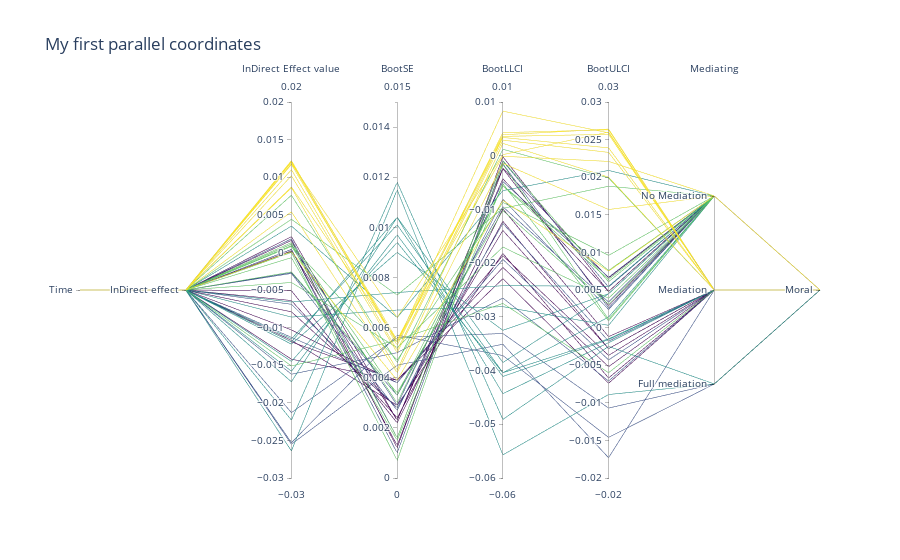

This figure's notebook cell:
### Code cell
# 道德与情绪平行坐标绘图
import numpy as np
import pandas as pd
import plotly as py
import plotly.graph_objs as go
py.offline.init_notebook_mode(connected=True)
# 获取数据
paral_path1 = r'F:/baidu_moraldata/parallel coordinates/test2.txt'
paral_path2 = r'F:/baidu_moraldata/parallel coordinates/indirect.txt'
paral_path3 = r'F:/baidu_moraldata/parallel coordinates/total.txt'
paral_direct = pd.read_table(paral_path1)
paral_indirect = pd.read_table(paral_path2)
pparal_total = pd.read_table(paral_path3)

paral_direct['Scene_id']=paral_direct['Scene'].map({'week':1,'workdays':2,'weekend':3,
                                                    'holiday':4,'weekend&holiday':5})

py.offline.iplot({
    "data":[go.Parcoords(
        line = dict(color = paral_direct['Scene_id'],
                    colorscale = [[1,'yellow'],[1,'blue'],[1,'orangered'],[1,'deepskyblue'],[1,'skyblue']]),
        dimensions = list([
            dict(range=[0,2],
                 tickvals=[1],
                 values=paral_direct['X'],
                 ticktext=['Time']),
            dict(range=[0,2],
                 tickvals=[1],
                 values=paral_direct['Effect Type'],
                 ticktext=['InDirect effect']),
            dict(range= [-0.03,0.02],
                 label='InDirect Effect value',values=paral_direct['InD_Effect']),
            dict(range=[0,0.015],
                 label='BootSE',values=paral_direct['BootSE']),
            dict(range=[-0.06,0.01],
                 label='BootLLCI',values=paral_direct['BootLLCI']),
                 #ticktext=['text1','text2','text3','text4']),
            dict(range=[-0.02,0.03],
                 label='BootULCI',values=paral_direct['BootULCI']),
            dict(range=[0,4],
                 tickvals=[1,2,3],
                 label='Mediating',
                 values=paral_direct['Mediating effect'],
                 ticktext=['Full mediation','Mediation','No Mediation']),
            dict(range=[0,2],
                 tickvals=[1],
                 values=paral_direct['Y'],
                 ticktext=['Moral'])
        ])
      )],"layout":go.Layout(title='My first parallel coordinates')
})

### Figure 1 — Plotly figure (JSON) as saved in the notebook; plotly's stock layout.template omitted (floating-point values rounded to 4 significant figures)
{"data": [{"dimensions": [{"range": [0, 2], "ticktext": ["Time"], "tickvals": [1], "values": [1, 1, 1, 1, 1, 1, 1, 1, 1, 1, 1, 1, 1, 1, 1, 1, 1, 1, 1, 1, 1, 1, 1, 1, 1, 1, 1, 1, 1, 1, 1, 1, 1, 1, 1, 1, 1, 1, 1, 1, 1, 1, 1, 1, 1, 1, 1, 1, 1, 1, 1, 1, 1, 1, 1]}, {"range": [0, 2], "ticktext": ["InDirect effect"], "tickvals": [1], "values": [1, 1, 1, 1, 1, 1, 1, 1, 1, 1, 1, 1, 1, 1, 1, 1, 1, 1, 1, 1, 1, 1, 1, 1, 1, 1, 1, 1, 1, 1, 1, 1, 1, 1, 1, 1, 1, 1, 1, 1, 1, 1, 1, 1, 1, 1, 1, 1, 1, 1, 1, 1, 1, 1, 1]}, {"label": "InDirect Effect value", "range": [-0.03, 0.02], "values": [-0.0119, 0.0021, -0.0142, -0.0079, -0.0117, -0.0051, -0.0103, -0.0064, 0.0016, 0.0002, 0.0004, -0.0213, 0.0011, -0.0253, -0.0113, -0.0255, -0.0069, -0.0162, -0.0028, 0.0018, -0.0027, 0.0004, -0.0172, -0.0119, -0.0158, -0.0115, -0.0264, -0.0086, -0.0066, -0.0223, -0.0122, -0.0145, 0.0035, 0.0013, 0.0009, 0.0008, 0.0011, 0, -0.0151, 0.0044, -0.0007, -0.0026, -0.004, 0.0076, 0.0121, 0.011, 0.0117, 0.0102, 0.0087, 0.0001, 0.0122, 0.0118, 0.0086, 0.012, 0.0054]}, {"label": "BootSE", "range": [0, 0.015], "values": [0.0039, 0.0023, 0.0039, 0.0028, 0.0029, 0.0022, 0.0038, 0.0024, 0.0012, 0.0023, 0.0013, 0.0056, 0.0029, 0.0057, 0.0038, 0.0045, 0.0028, 0.005, 0.0027, 0.0016, 0.0033, 0.001, 0.0104, 0.0104, 0.0097, 0.0101, 0.0115, 0.0067, 0.0074, 0.0118, 0.009, 0.0094, 0.0064, 0.0033, 0.0047, 0.003, 0.0016, 0.0007, 0.0055, 0.0073, 0.0015, 0.0034, 0.0052, 0.0046, 0.0055, 0.0051, 0.0054, 0.005, 0.0055, 0.0039, 0.0054, 0.0064, 0.0043, 0.0053, 0.0042]}, {"label": "BootLLCI", "range": [-0.06, 0.01], "values": [-0.0208, -0.0023, -0.0229, -0.0139, -0.0182, -0.0099, -0.0186, -0.0122, -0.0002, -0.0043, -0.0024, -0.0331, -0.0048, -0.0372, -0.0193, -0.0351, -0.0126, -0.0265, -0.0081, -0.001, -0.0095, -0.0015, -0.0443, -0.0385, -0.0411, -0.0404, -0.0557, -0.0281, -0.0242, -0.0491, -0.0325, -0.0404, -0.0065, -0.0056, -0.0087, -0.0056, -0.0009, -0.0016, -0.0275, -0.0098, -0.0052, -0.0102, -0.017, 0.0012, 0.0039, 0.0034, 0.0036, 0.0029, -0.0001, -0.0083, 0.0083, 0.0002, 0.0023, 0.0043, -0.0014]}, {"label": "BootULCI", "range": [-0.02, 0.03], "values": [-0.0052, 0.0066, -0.0074, -0.0028, -0.0067, -0.0012, -0.0037, -0.0028, 0.0048, 0.0048, 0.0029, -0.0107, 0.0067, -0.0146, -0.0043, -0.0173, -0.0018, -0.0071, 0.0024, 0.0054, 0.0034, 0.0026, -0.002, 0.0045, -0.0016, 0.0014, -0.0089, 0.0003, 0.0055, -0.0025, 0.0045, -0.0015, 0.0209, 0.0076, 0.0096, 0.0064, 0.0061, 0.0011, -0.006, 0.0188, 0.0009, 0.0031, 0.0039, 0.0199, 0.0264, 0.0239, 0.0257, 0.0233, 0.0221, 0.0075, 0.0259, 0.026, 0.02, 0.0263, 0.0157]}, {"label": "Mediating", "range": [0, 4], "ticktext": ["Full mediation", "Mediation", "No Mediation"], "tickvals": [1, 2, 3], "values": [2, 3, 2, 2, 2, 2, 2, 2, 3, 3, 3, 1, 3, 1, 2, 2, 2, 2, 3, 3, 3, 3, 2, 3, 2, 3, 1, 3, 3, 1, 3, 2, 3, 3, 3, 3, 3, 3, 2, 3, 3, 3, 3, 2, 2, 2, 2, 2, 3, 3, 2, 2, 2, 2, 3]}, {"range": [0, 2], "ticktext": ["Moral"], "tickvals": [1], "values": [1, 1, 1, 1, 1, 1, 1, 1, 1, 1, 1, 1, 1, 1, 1, 1, 1, 1, 1, 1, 1, 1, 1, 1, 1, 1, 1, 1, 1, 1, 1, 1, 1, 1, 1, 1, 1, 1, 1, 1, 1, 1, 1, 1, 1, 1, 1, 1, 1, 1, 1, 1, 1, 1, 1]}], "line": {"color": [1, 1, 1, 1, 1, 1, 1, 1, 1, 1, 1, 2, 2, 2, 2, 2, 2, 2, 2, 2, 2, 2, 3, 3, 3, 3, 3, 3, 3, 3, 3, 3, 3, 4, 4, 4, 4, 4, 4, 4, 4, 4, 4, 4, 5, 5, 5, 5, 5, 5, 5, 5, 5, 5, 5], "colorscale": [[1, "yellow"], [1, "blue"], [1, "orangered"], [1, "deepskyblue"], [1, "skyblue"]]}, "type": "parcoords"}], "layout": {"title": {"text": "My first parallel coordinates"}}}
